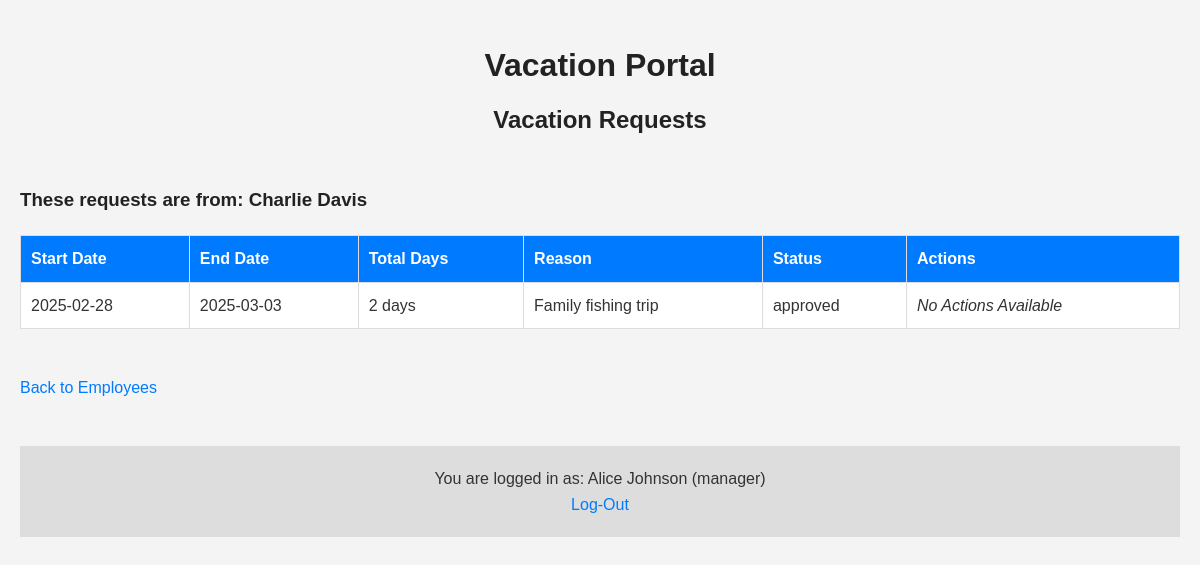
Screenshot of /manageRequestsForm.php?employee_code=1010103 (signed in) with the database file from the repository.
### tables this page shows
CREATE TABLE `users` (
  `employee_code` int(11) NOT NULL AUTO_INCREMENT,
  `full_name` varchar(100) NOT NULL,
  `email` varchar(100) NOT NULL,
  `password` varchar(255) NOT NULL,
  `role` enum('manager','employee') NOT NULL,
  `manager_code` int(7) NOT NULL,
  PRIMARY KEY (`employee_code`),
  UNIQUE KEY `email` (`email`)
);

CREATE TABLE `requests` (
  `id` int(11) NOT NULL AUTO_INCREMENT,
  `employee_code` int(11) NOT NULL,
  `start_date` date NOT NULL,
  `end_date` date NOT NULL,
  `reason` text NOT NULL,
  `status` enum('pending','approved','rejected') NOT NULL,
  `submitted_date` datetime DEFAULT CURRENT_TIMESTAMP,
  PRIMARY KEY (`id`),
  KEY `employee_code` (`employee_code`),
  CONSTRAINT `requests_ibfk_1` FOREIGN KEY (`employee_code`) REFERENCES `users` (`employee_code`) ON DELETE CASCADE
);

### src/utils.php (called while the page is built, shortened)
<?php
function getLoggedInUserInfo() {
    $fullName = htmlspecialchars($_SESSION['user_full_name'], ENT_QUOTES, 'UTF-8');
    $role = htmlspecialchars($_SESSION['user_role'], ENT_QUOTES, 'UTF-8');
    return "You are logged in as: " . $fullName . " (" . $role . ")";
}
function countWeekdays($start_date, $end_date) {
    $start = new DateTime($start_date);
    $end = new DateTime($end_date);
    $interval = new DateInterval('P1D');
    $dateRange = new DatePeriod($start, $interval, $end->modify('+1 day'));
    $weekdayCount = 0;
    foreach ($dateRange as $date) {
        if ($date->format('N') < 6) {
            $weekdayCount++;
        }
    }
    return $weekdayCount;
}
?>

### public/manageRequestsForm.php (the view, shortened to what this page needs)
<?php
include __DIR__ . '/../src/config.php';
include __DIR__ . '/../src/utils.php';
$employee_code = $_GET['employee_code'] ?? null;
$manager_code = $_SESSION['user_employee_code'];
$stmt = $connection->prepare("SELECT full_name FROM users WHERE employee_code = ? AND manager_code = ?");
$stmt->bind_param("ii", $employee_code, $manager_code);
$stmt->execute();
$employee_result = $stmt->get_result();
$employee = $employee_result->fetch_assoc();
$employee_full_name = $employee['full_name'] ?? 'Unknown Employee';
$stmt = $connection->prepare("
    SELECT r.id, r.start_date, r.end_date, r.reason, r.status
    FROM requests r
    JOIN users u ON r.employee_code = u.employee_code
    WHERE r.employee_code = ? AND u.manager_code = ?
");
$stmt->bind_param("ii", $employee_code, $manager_code);
$stmt->execute();
$result = $stmt->get_result();
?>
<!DOCTYPE html>
<html lang="en">
<head>
</head>
<body>
    <div class="main-title">
        <h1>Vacation Portal</h1>
        <h2>Vacation Requests</h2>
    </div>
    <br>
    <h3>These requests are from: <?php echo htmlspecialchars($employee_full_name); ?></h3>
    <?php if ($result->num_rows === 0): ?>
        <h2>No vacation requests found for this employee.</h2>
    <?php else: ?>
        <table border="1">
            <tr>
                <th>Start Date</th>
                <th>End Date</th>
                <th>Total Days</th>
                <th>Reason</th>
                <th>Status</th>
                <th>Actions</th>
            </tr>
            <?php while ($row = $result->fetch_assoc()): ?>
            <tr>
                <td><?php echo htmlspecialchars($row['start_date']); ?></td>
                <td><?php echo htmlspecialchars($row['end_date']); ?></td>
                <td><?php echo countWeekdays($row['start_date'], $row['end_date']) . " days"; ?></td>
                <td><?php echo htmlspecialchars($row['reason']); ?></td>
                <td><?php echo htmlspecialchars($row['status']); ?></td>
                <td>
                    <?php if ($row['status'] === 'pending'): ?>
                        <a href="manageRequests.php?id=<?php echo $row['id']; ?>&action=approved">Approve</a> |
                        <a href="manageRequests.php?id=<?php echo $row['id']; ?>&action=rejected">Reject</a>
                    <?php else: ?>
                        <em>No Actions Available</em>
                    <?php endif; ?>
                </td>
            </tr>
            <?php endwhile; ?>
        </table>
    <?php endif; ?>
    <br>
    <a href="manageUsersForm.php">Back to Employees</a>
    <br>
    <br>
    <footer>
        <div class="logout">
            <p><?php echo getLoggedInUserInfo(); ?></p>
            <a href="logout.php">Log-Out</a>
        </div>
    </footer>
</body>
</html>

### rows the page displays
users: full_name "Charlie Davis"
requests: start_date "2025-02-28", end_date "2025-03-03", countWeekdays($row['start_date'], $row['end_date']) "2", reason "Family fishing trip", status "approved", shows "No Actions Available"

### other values shown
getLoggedInUserInfo() "You are logged in as: Alice Johnson (manager)"
